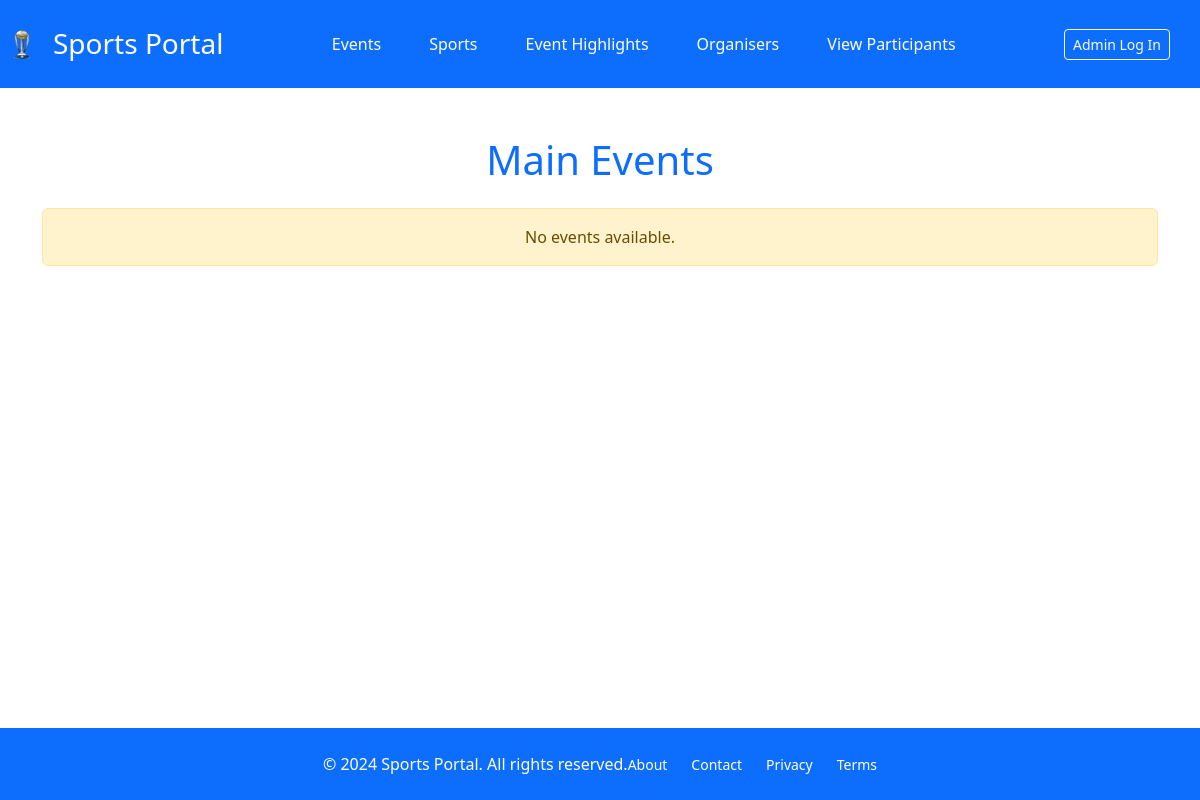
/events/, run on an earlier commit of the app's database.
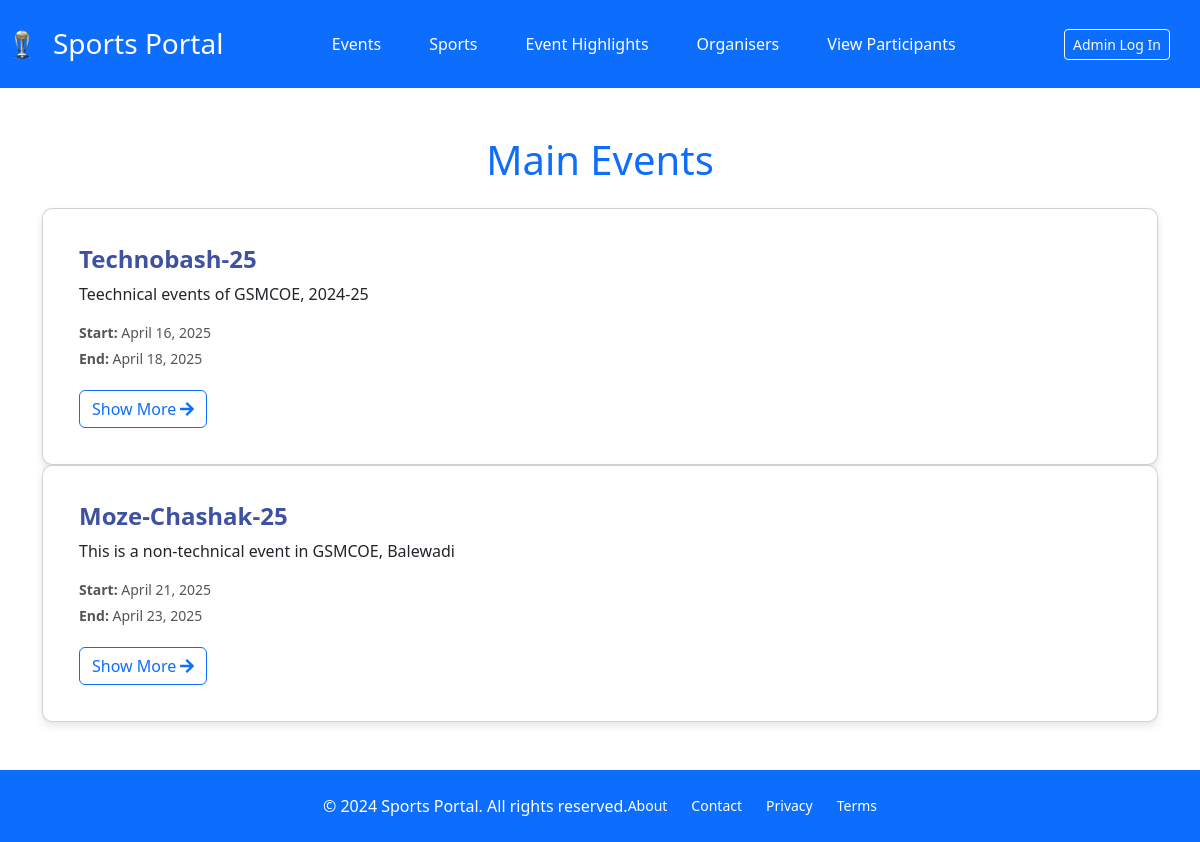
And on a later commit of the database.
### events/models.py (models this page shows, shortened)
class MainEvent(models.Model):
    name = models.CharField(max_length=100)  # Main event name
    description = models.TextField(blank=True, null=True)  # Description of the main event
    start_date = models.DateField()  # Start date of the event
    end_date = models.DateField()  # End date of the event

### events/views.py (the view)
# urls.py: path('', MainEventListView.as_view(), name="main_event_list"),
class MainEventListView(ListView):
    model = MainEvent
    template_name = 'main_event_list.html'
    context_object_name = 'main_events'

### templates/main_event_list.html (shortened to what this page needs)
{% extends "base.html" %}
{% load static %}
{% block head %}
<link rel="stylesheet" href="{% static '/css/events.css' %}">
{% endblock head %}
{% block body %}
<div class="container py-5">
    <h1 class="text-center text-primary mb-4">Main Events</h1>
    <div class="row">
        {% for main_event in main_events %}
        <div class="col-12">
            <div class="card event-card">
                <div class="card-body">
                    <h4 class="card-title">
                        <a href="{% url 'sub_event_list' pk=main_event.pk %}" class="event-link">
                            {{ main_event.name }}
                        </a>
                    </h4>
                    <p class="card-text">{{ main_event.description }}</p>
                    <p class="event-date"><strong>Start:</strong> {{ main_event.start_date }}</p>
                    <p class="event-date"><strong>End:</strong> {{ main_event.end_date }}</p>
                    <a href="{% url 'sub_event_list' pk=main_event.pk %}" class="btn btn-outline-primary mt-3">
                        Show More <i class="fas fa-arrow-right"></i>
                    </a>
                </div>
            </div>
        </div>
        {% empty %}
        <div class="col-12 text-center">
            <p class="alert alert-warning">No events available.</p>
        </div>
        {% endfor %}
    </div>
</div>
{% endblock body %}

What changed in the data, as far as the page shows it:
added MainEvent: name "Technobash-25", description "Teechnical events of GSMCOE, 2024-25", start_date "April 16, 2025", end_date "April 18, 2025"
added MainEvent: name "Moze-Chashak-25", description "This is a non-technical event in GSMCOE, Balewadi", start_date "April 21, 2025", end_date "April 23, 2025"
Also different on the page:
text no longer shown: "No events available."
